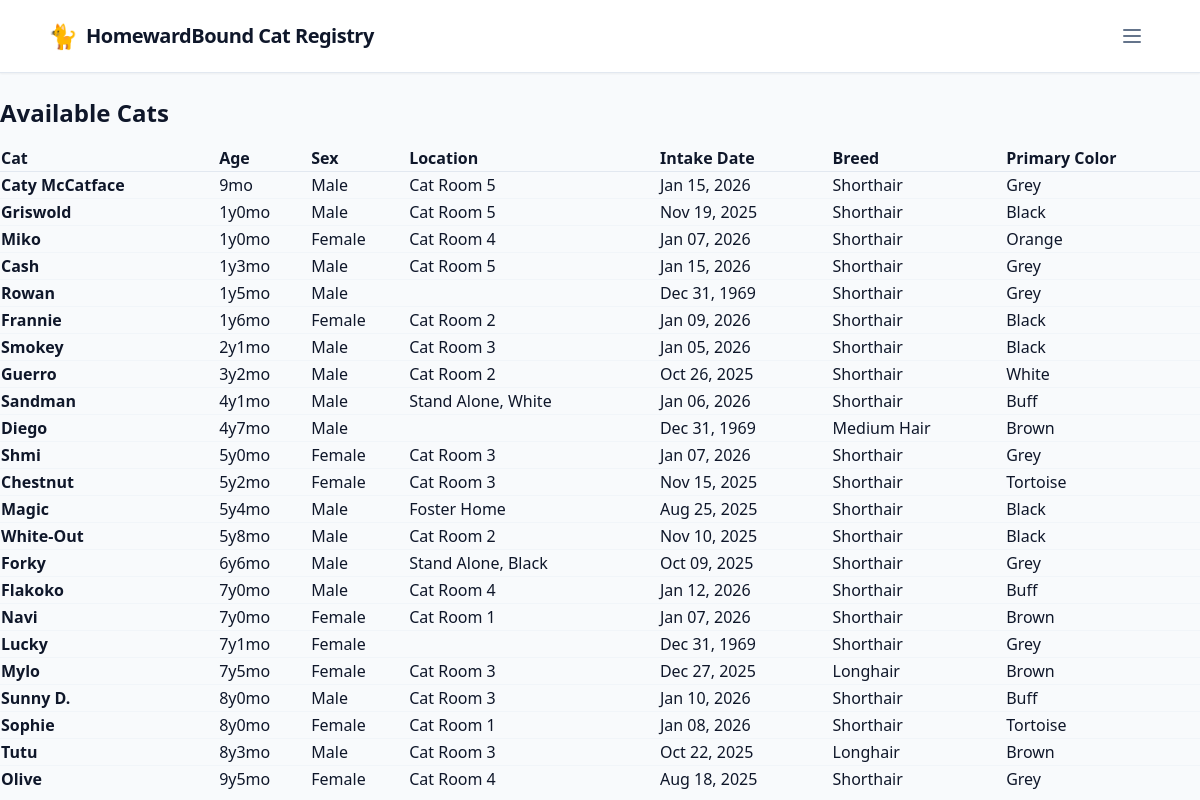
The page /report/ on the database its author committed.
### cats/models.py (models this page shows)
class Cat(models.Model):
    image_cy = models.CharField(max_length=20, primary_key=True)
    name = models.CharField(max_length=100)
    sex = models.CharField(max_length=10, default="Unknown")
    birthday = models.DateField(null=True, blank=True, default=timezone.now)
    breed = models.CharField(max_length=25, default="Unknown")
    primary_color = models.CharField(max_length=25, default="Unknown")
    intake_date = models.DateField(null=True, blank=True, default=timezone.now)
    location = models.CharField(max_length=25, default="Unknown")
    image_url = models.URLField()
    image = models.ImageField(upload_to='cats/', null=True, blank=True)
    first_seen = models.DateTimeField()
    last_seen = models.DateTimeField()
    last_updated = models.DateTimeField(auto_now=True)
    status = models.CharField(
        max_length=20,
        choices=CatStatus.choices,
        default=CatStatus.AVAILABLE,
    )
    objects = ItemQuerySet.as_manager()
    @property
    def age(self):
        if not self.birthday:
            return "Unknown"
        today = timezone.now().date()
        diff = today - cast(date, self.birthday)
        years = diff.days // 365
        months = (diff.days % 365) // 30
        if years < 1:
            return f"{months}mo"
        return f"{years}y{months}mo"
    @property
    def clean_breed(self):
        substring_to_remove = "Domestic "
        if self.breed:
            return self.breed.replace(substring_to_remove, "").strip()
        return self.breed

### cats/views.py (the view)
# urls.py: path("report/", views.report_view, name="report"),
def report_view(request):
    cats = Cat.objects.filter(
        Q(status=CatStatus.AVAILABLE) |
        Q(status=CatStatus.NEW)
        ).order_by("-birthday", "name")
    context = {
        "cats": cats,
    }
    return render(request, "cats/report.html", context)

### cats/templates/cats/report.html (shortened to what this page needs)
{% extends 'cats/base.html' %} {% load static %}
{% block content %}
<h1 class="text-2xl font-bold mb-4">Available Cats</h1>
<table class="w-full text-left border-collapse" id="report-table" media="all">
    <thead class="bg-slate-50 border-b border-slate-200">
        <tr>
            <th class="column-header">
                <a> Cat </a>
            </th>
            <th class="column-header">
                <a> Age </a>
            </th>
            <th class="column-header">
                <a> Sex </a>
            </th>
            <th class="column-header">
                <a> Location </a>
            </th>
            <th class="column-header">
                <a> Intake Date </a>
            </th>
            <th class="column-header">
                <a> Breed </a>
            </th>
            <th class="column-header">
                <a> Primary Color </a>
            </th>
        </tr>
    </thead>
    <tbody id="report-body" class="divide-y divide-slate-100">
        {% for cat in cats %}
        <tr>
            <td class="font-bold">
                {{ cat.name }}
            </td>
            <td>{{ cat.age }}</td>
            <td>{{ cat.sex }}</td>
            <td>
                {{ cat.location }}
            </td>
            <td>
                {{ cat.intake_date|date:"M d, Y" }}
            </td>
            <td >{{ cat.clean_breed }}</td>
            <td >{{ cat.primary_color }}</td>
        </tr>
        {% empty %}
        <tr>
            <td colspan="11" class="p-8 text-center text-slate-400">
                No cats found in this category.
            </td>
        </tr>
        {% endfor %}
    </tbody>
</table>
{% endblock %}

### cats/templates/cats/base.html (shortened to what this page needs)
{% load static %}
<!doctype html>
<html lang="en">
    <head>
        <script src="https://cdn.tailwindcss.com"></script>
    </head>
    <body class="bg-slate-50 text-slate-900 min-h-screen">
        <nav class="bg-white border-b border-slate-200 py-4 mb-6 shadow-sm print:hidden">
            <div class="max-w-6xl mx-auto px-6">
                <div class="flex justify-between items-center">
                    <div class="flex items-center gap-2">
                        <span class="text-2xl">🐈</span>
                        <span class="font-bold text-xl tracking-tight">
                            HomewardBound Cat Registry
                        </span>
                    </div>
                    <div>
                        <button id="mobile-menu-toggle" class="text-slate-500 hover:text-indigo-600 p-2">
                            <svg class="w-6 h-6" fill="none" stroke="currentColor" viewBox="0 0 24 24">
                                <path id="hamburger-icon" stroke-linecap="round" stroke-linejoin="round" stroke-width="2" d="M4 6h16M4 12h16M4 18h16"></path>
                            </svg>
                        </button>
                    </div>
                </div>
            </div>
        </nav>
        <main>{% block content %} {% endblock %}</main>
    </body>
</html>

### rows shown on the page
Cat: name "Caty McCatface", age "9mo", sex "Male", location "Cat Room 5", intake_date "Jan 15, 2026", clean_breed "Shorthair", primary_color "Grey"
Cat: name "Griswold", age "1y0mo", sex "Male", location "Cat Room 5", intake_date "Nov 19, 2025", clean_breed "Shorthair", primary_color "Black"
Cat: name "Miko", age "1y0mo", sex "Female", location "Cat Room 4", intake_date "Jan 07, 2026", clean_breed "Shorthair", primary_color "Orange"
Cat: name "Cash", age "1y3mo", sex "Male", location "Cat Room 5", intake_date "Jan 15, 2026", clean_breed "Shorthair", primary_color "Grey"
Cat: name "Rowan", age "1y5mo", sex "Male", intake_date "Dec 31, 1969", clean_breed "Shorthair", primary_color "Grey"
Cat: name "Frannie", age "1y6mo", sex "Female", location "Cat Room 2", intake_date "Jan 09, 2026", clean_breed "Shorthair", primary_color "Black"
Cat: name "Smokey", age "2y1mo", sex "Male", location "Cat Room 3", intake_date "Jan 05, 2026", clean_breed "Shorthair", primary_color "Black"
Cat: name "Guerro", age "3y2mo", sex "Male", location "Cat Room 2", intake_date "Oct 26, 2025", clean_breed "Shorthair", primary_color "White"
Cat: name "Sandman", age "4y1mo", sex "Male", location "Stand Alone, White", intake_date "Jan 06, 2026", clean_breed "Shorthair", primary_color "Buff"
Cat: name "Diego", age "4y7mo", sex "Male", intake_date "Dec 31, 1969", clean_breed "Medium Hair", primary_color "Brown"
Cat: name "Shmi", age "5y0mo", sex "Female", location "Cat Room 3", intake_date "Jan 07, 2026", clean_breed "Shorthair", primary_color "Grey"
Cat: name "Chestnut", age "5y2mo", sex "Female", location "Cat Room 3", intake_date "Nov 15, 2025", clean_breed "Shorthair", primary_color "Tortoise"
Cat: name "Magic", age "5y4mo", sex "Male", location "Foster Home", intake_date "Aug 25, 2025", clean_breed "Shorthair", primary_color "Black"
Cat: name "White-Out", age "5y8mo", sex "Male", location "Cat Room 2", intake_date "Nov 10, 2025", clean_breed "Shorthair", primary_color "Black"
Cat: name "Forky", age "6y6mo", sex "Male", location "Stand Alone, Black", intake_date "Oct 09, 2025", clean_breed "Shorthair", primary_color "Grey"
Cat: name "Flakoko", age "7y0mo", sex "Male", location "Cat Room 4", intake_date "Jan 12, 2026", clean_breed "Shorthair", primary_color "Buff"
Cat: name "Navi", age "7y0mo", sex "Female", location "Cat Room 1", intake_date "Jan 07, 2026", clean_breed "Shorthair", primary_color "Brown"
Cat: name "Lucky", age "7y1mo", sex "Female", intake_date "Dec 31, 1969", clean_breed "Shorthair", primary_color "Grey"
Cat: name "Mylo", age "7y5mo", sex "Female", location "Cat Room 3", intake_date "Dec 27, 2025", clean_breed "Longhair", primary_color "Brown"
Cat: name "Sunny D.", age "8y0mo", sex "Male", location "Cat Room 3", intake_date "Jan 10, 2026", clean_breed "Shorthair", primary_color "Buff"
Cat: name "Sophie", age "8y0mo", sex "Female", location "Cat Room 1", intake_date "Jan 08, 2026", clean_breed "Shorthair", primary_color "Tortoise"
Cat: name "Tutu", age "8y3mo", sex "Male", location "Cat Room 3", intake_date "Oct 22, 2025", clean_breed "Longhair", primary_color "Brown"
Cat: name "Olive", age "9y5mo", sex "Female", location "Cat Room 4", intake_date "Aug 18, 2025", clean_breed "Shorthair", primary_color "Grey"
